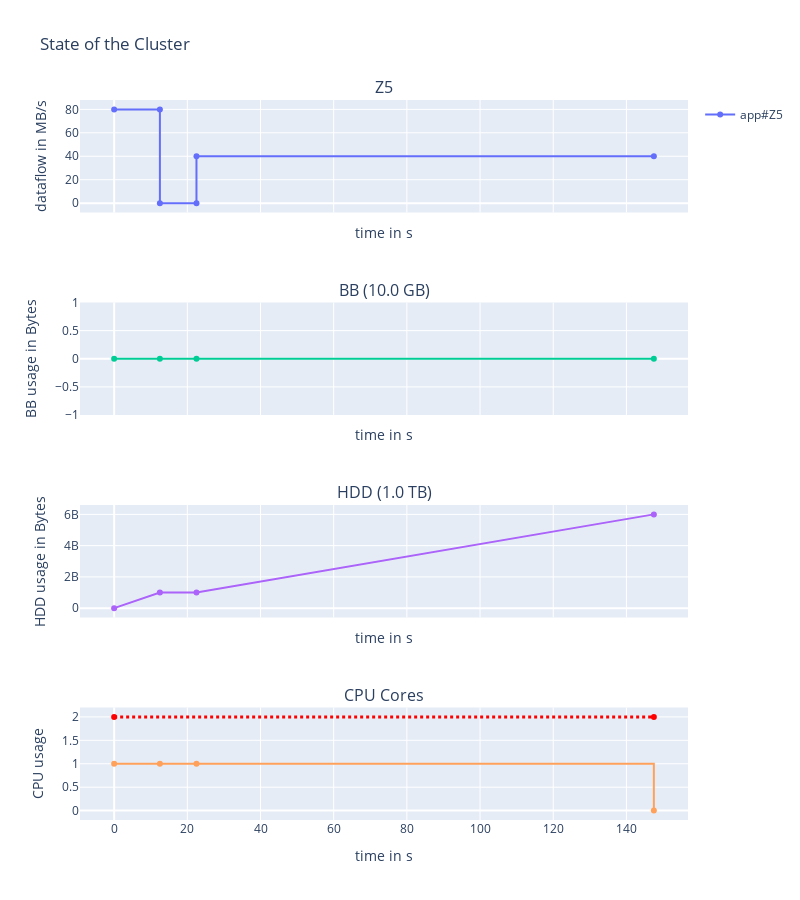

The notebook cell this image was saved under:
### Markdown cell above
Selective SBB per dataset

### Code cell
p1 = PlacementOptimizer(env, data, cluster, [app1])
fig = p1.display_placement(placement + [0, 1])
fig.show()

### Figure 1 — Plotly figure (JSON) as saved in the notebook; plotly's stock layout.template omitted (floating-point values rounded to 4 significant figures)
{"data": [{"line": {"shape": "linear"}, "name": "app#Z5", "text": ["READ|to/from:HDD|volume=1.0 GB", "READ|to/from:HDD|volume=1.0 GB", "COMPUTE|volume=0B", "COMPUTE|volume=0B", "WRITE|to/from:HDD|volume=5.0 GB", "WRITE|to/from:HDD|volume=5.0 GB"], "textposition": "top center", "type": "scatter", "x": [0, 12.5, 12.5, 22.5, 22.5, 147.5], "xaxis": "x", "y": [80, 80, 0, 0, 40, 40], "yaxis": "y"}, {"line": {"dash": "dot", "shape": "linear"}, "name": "Z5 mvt", "text": [], "textposition": "top center", "type": "scatter", "x": [], "xaxis": "x", "y": [], "yaxis": "y"}, {"line": {"shape": "linear"}, "name": "BB", "showlegend": false, "text": ["Z5|Read|HDD | +volume=1.0 GB", "Z5|Compute | +volume=0B", "Z5|Write|HDD | +volume=5.0 GB"], "textposition": "top center", "type": "scatter", "x": [0, 12.5, 22.5, 147.5], "xaxis": "x2", "y": [0, 0, 0, 0], "yaxis": "y2"}, {"line": {"shape": "linear"}, "name": "HDD", "showlegend": false, "text": ["Z5|Read|HDD | +volume=1.0 GB", "Z5|Compute | +volume=0B", "Z5|Write|HDD | +volume=5.0 GB"], "textposition": "top center", "type": "scatter", "x": [0, 12.5, 22.5, 147.5], "xaxis": "x3", "y": [0, 1000000000.0, 1000000000.0, 6000000000], "yaxis": "y3"}, {"line": {"shape": "hv"}, "showlegend": false, "type": "scatter", "x": [0, 12.5, 22.5, 147.5], "xaxis": "x4", "y": [1, 1, 1, 0], "yaxis": "y4"}, {"line": {"color": "red", "dash": "dot", "shape": "hv", "width": 3}, "showlegend": false, "text": ["Maximum available cores in cluster=2", "Maximum available cores in cluster=2"], "type": "scatter", "x": [0, 147.5], "xaxis": "x4", "y": [2, 2], "yaxis": "y4"}], "layout": {"annotations": [{"font": {"size": 16}, "showarrow": false, "text": "Z5", "x": 0.5, "xanchor": "center", "xref": "paper", "y": 1, "yanchor": "bottom", "yref": "paper"}, {"font": {"size": 16}, "showarrow": false, "text": "BB (10.0 GB)", "x": 0.5, "xanchor": "center", "xref": "paper", "y": 0.7188, "yanchor": "bottom", "yref": "paper"}, {"font": {"size": 16}, "showarrow": false, "text": "HDD (1.0 TB)", "x": 0.5, "xanchor": "center", "xref": "paper", "y": 0.4375, "yanchor": "bottom", "yref": "paper"}, {"font": {"size": 16}, "showarrow": false, "text": "CPU Cores", "x": 0.5, "xanchor": "center", "xref": "paper", "y": 0.1562, "yanchor": "bottom", "yref": "paper"}], "height": 900, "title": {"text": "State of the Cluster"}, "width": 800, "xaxis": {"anchor": "y", "domain": [0, 1], "matches": "x4", "showticklabels": false, "title": {"text": "time in s"}}, "xaxis2": {"anchor": "y2", "domain": [0, 1], "matches": "x4", "showticklabels": false, "title": {"text": "time in s"}}, "xaxis3": {"anchor": "y3", "domain": [0, 1], "matches": "x4", "showticklabels": false, "title": {"text": "time in s"}}, "xaxis4": {"anchor": "y4", "domain": [0, 1], "title": {"text": "time in s"}}, "yaxis": {"anchor": "x", "domain": [0.8438, 1], "title": {"text": "dataflow in MB/s"}}, "yaxis2": {"anchor": "x2", "domain": [0.5625, 0.7188], "title": {"text": "BB usage in Bytes"}}, "yaxis3": {"anchor": "x3", "domain": [0.2812, 0.4375], "title": {"text": "HDD usage in Bytes"}}, "yaxis4": {"anchor": "x4", "domain": [0, 0.1562], "title": {"text": "CPU usage"}}}}
